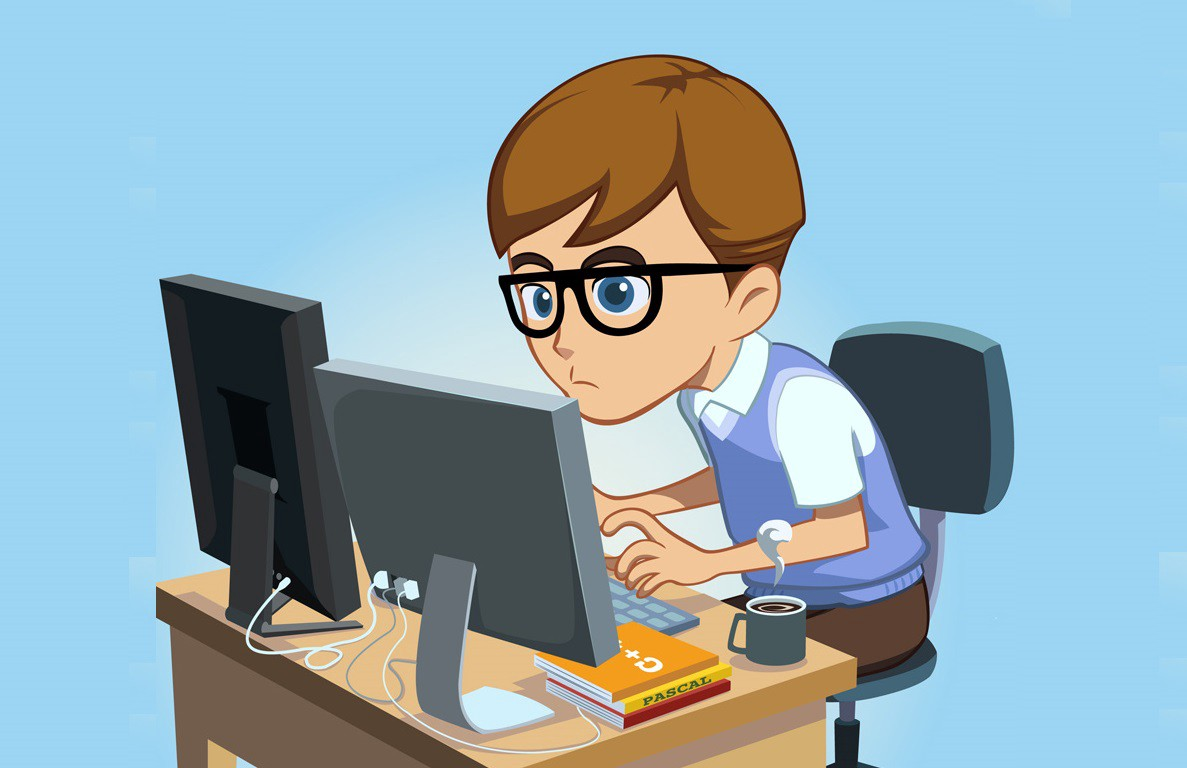
#> input picture Assets/Test.jpeg, 1187 x 768 px
$ python Cropping.py
#> lines starting #> are read from the running program, lines starting #| are printed output that depends on the picture
'''In order to read and
display the image'''
import cv2

image=cv2.imread('../../Assets/Test.jpeg')#Reads the image
#> image is the input picture: shape (768, 1187, 3); mean B, G, R 180.3, 170.8, 145.9
print(image.shape) #In order to check the size of the image
#| (768, 1187, 3)

Image_Resize=cv2.resize(image,(300,200))#In order to resize the image
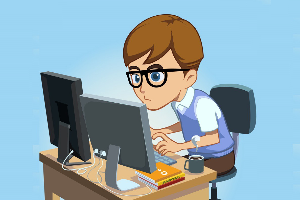
#> Image_Resize: shape (200, 300, 3); mean B, G, R 180.2, 170.7, 145.8

Cropped_Image=image[100:500,500:1000]#For cropping height comes first and then the width
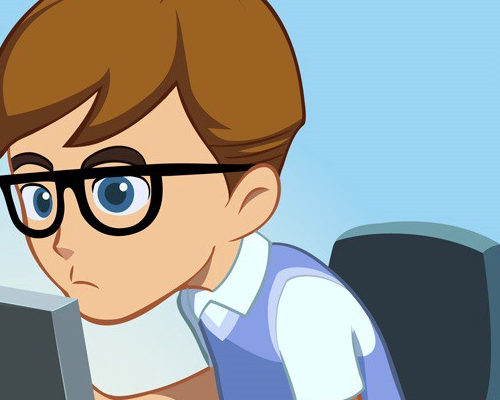
#> Cropped_Image: shape (400, 500, 3); mean B, G, R 149, 154.1, 152

cv2.imshow("Output",image) #Shows the image
cv2.imshow("Resized Image",Image_Resize)
cv2.imshow("Cropped Image",Cropped_Image)
cv2.waitKey(0)#Adds delay to the showing
